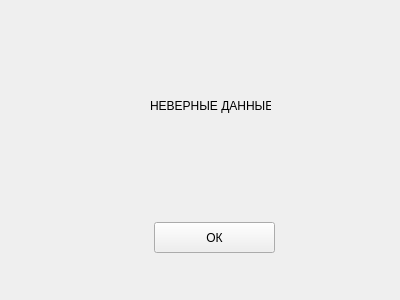
<?xml version="1.0" encoding="UTF-8"?>
<ui version="4.0">
 <class>Form</class>
 <widget class="QWidget" name="Form">
  <property name="geometry">
   <rect>
    <x>0</x>
    <y>0</y>
    <width>400</width>
    <height>300</height>
   </rect>
  </property>
  <property name="windowTitle">
   <string>Form</string>
  </property>
  <widget class="QPushButton" name="pushButton">
   <property name="geometry">
    <rect>
     <x>154</x>
     <y>222</y>
     <width>121</width>
     <height>31</height>
    </rect>
   </property>
   <property name="text">
    <string>ОК</string>
   </property>
  </widget>
  <widget class="QLabel" name="label">
   <property name="geometry">
    <rect>
     <x>150</x>
     <y>90</y>
     <width>121</width>
     <height>31</height>
    </rect>
   </property>
   <property name="text">
    <string>НЕВЕРНЫЕ ДАННЫЕ</string>
   </property>
  </widget>
 </widget>
 <resources/>
 <connections/>
</ui>
